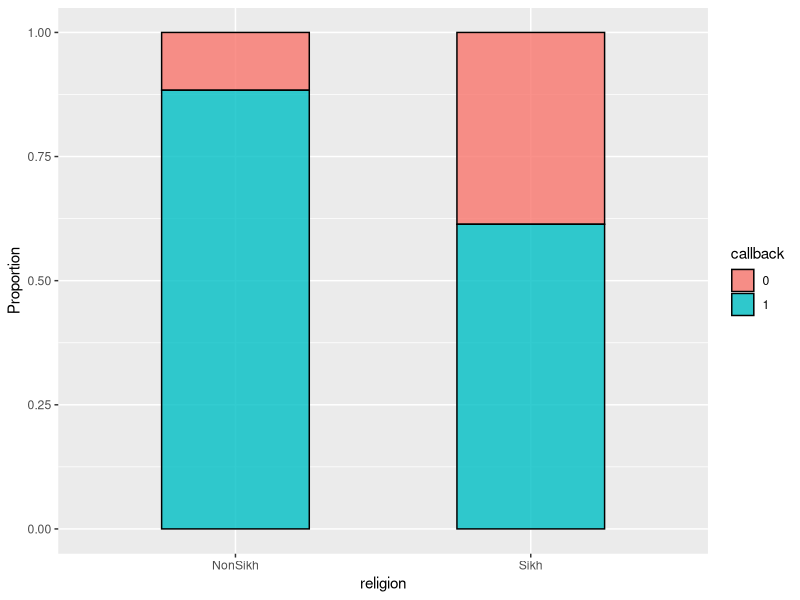

Write R code to recreate this figure. (Note: this script raises an error after producing the figure.)
library(tidyverse)

# ==== Generate simulated data ====
set.seed(1)
n <- 600 ## simulated number of participants
dat <- data.frame(religion = factor(sample(c("Sikh","NonSikh"), n, replace = T)),
                  gender = factor(sample(c("Female","Male"), n, replace = T)),
                  accent = factor(sample(c("Present", "Absent"), n, replace = T)),
                  city = factor(sample(c("Richmond", "Surrey"), n, replace = T)))
dat$callback <- as.factor(sapply(0.3*(as.numeric(dat$religion)-1)+0.2*(as.numeric(dat$accent)-1), 
                                 function(p){sample(c(0,1), 1, replace = T, prob = c(p, 1-p))}))

# ==== Exploratory analysis ====
# proportion of `callback` values within different religions
dat %>% 
  count(religion, callback) %>%
  group_by(religion) %>%
  mutate(freq = n / sum(n)) %>%
  ggplot(aes(religion, freq, fill = callback)) +
  geom_bar(stat = "identity",position = "stack", color="black", width = 0.5, alpha=0.8) +
  ylab("Proportion") +
  ggsave("../Plots/Proportions_callback_religion.png", height = 3, width = 4.5)

# proportion of `callback` values within different genders
dat %>% 
  count(gender, callback) %>%
  group_by(gender) %>%
  mutate(freq = n / sum(n)) %>%
  ggplot(aes(gender, freq, fill = callback)) +
  geom_bar(stat = "identity",position = "stack", color="black", width = 0.5, alpha=0.8) +
  ylab("Proportion") +
  ggsave("../Plots/Proportions_callback_gender.png", height = 3, width = 4.5)

# proportion of `callback` values within different accents
dat %>% 
  count(accent, callback) %>%
  group_by(accent) %>%
  mutate(freq = n / sum(n)) %>%
  ggplot(aes(accent, freq, fill = callback)) +
  geom_bar(stat = "identity",position = "stack", color="black", width = 0.5, alpha=0.8) +
  ylab("Proportion") + 
  ggsave("../Plots/Proportions_callback_accent.png", height = 3, width = 4.5)

# proportion of `callback` values within different citys
dat %>% 
  count(city, callback) %>%
  group_by(city) %>%
  mutate(freq = n / sum(n)) %>%
  ggplot(aes(city, freq, fill = callback)) +
  geom_bar(stat = "identity",position = "stack", color="black", width = 0.5, alpha=0.8) +
  ylab("Proportion") +
  ggsave("../Plots/Proportions_callback_city.png", height = 3, width = 4.5)


# interaction plots between accent and gender
dat %>% # no interaction present
  count(accent, religion, callback) %>%
  group_by(accent, religion)  %>%
  mutate(freq = n / sum(n)) %>%
  filter(callback==1) %>%
  ggplot(aes(religion, freq, group = accent, color = accent, shape = accent)) +
  geom_point(size = 3) +
  geom_line(size = 1) +
  ylab("Proportion of `callback=1`") +
  ggsave("../Plots/Interaction_accent_religion.png", height = 3, width = 4.5)

# ==== Apply logistic regression ====
lr.fit <- glm(callback ~ religion + gender + accent + city, 
              data = dat, family=binomial("logit"))  ## Fit the parameters
summary(lr.fit)  ## Results summary
round(coef(lr.fit), 3)  ## Regression coefficients



# ====  simulate an interactive plot with interaction present ====

####  positive interaction bewteen accent and religion
set.seed(1000)
n <- 600 ## simulated number of participants
dat$callback <- as.factor(sapply(0.1*(as.numeric(dat$religion)-1) +
                                   0.1*(as.numeric(dat$accent)-1) + 
                                   0.4*(as.numeric(dat$religion)-1)*(as.numeric(dat$accent)-1) + 0.05,
                                 function(p){sample(c(0,1), 1, prob = c(p, 1-p))}))

dat %>% 
  count(accent, religion, callback) %>%
  group_by(accent, religion)  %>%
  mutate(freq = n / sum(n)) %>%
  filter(callback==1) %>%
  ggplot(aes(religion, freq, group = accent, color = accent, shape = accent)) +
  geom_point(size = 3) +
  geom_line(size = 1) +
  ylab("Proportion of `callback=1`") +
  ggsave("../Plots/Interaction_accent_religion_positive.png", height = 3, width = 4.5)

# proportion of `callback` values within different religions
dat %>% 
  count(religion, callback) %>%
  group_by(religion) %>%
  mutate(freq = n / sum(n)) %>%
  ggplot(aes(religion, freq, fill = callback)) +
  geom_bar(stat = "identity",position = "stack", color="black", width = 0.5, alpha=0.8) +
  ylab("Proportion") 

# proportion of `callback` values within different accents
dat %>% 
  count(accent, callback) %>%
  group_by(accent) %>%
  mutate(freq = n / sum(n)) %>%
  ggplot(aes(accent, freq, fill = callback)) +
  geom_bar(stat = "identity",position = "stack", color="black", width = 0.5, alpha=0.8) +
  ylab("Proportion") 


lr.fit <- glm(callback ~ religion + gender + accent + city + religion:accent, 
              data = dat, family=binomial("logit"))  ## Fit the parameters
summary(lr.fit)



####  negative interaction bewteen accenta and religion
set.seed(1000)
n <- 600 ## simulated number of participants
dat$callback <- as.factor(sapply(0.1*(as.numeric(dat$religion)-1) +
                                   0.1*(as.numeric(dat$accent)-1) - 
                                   0.4*(as.numeric(dat$religion)-1)*(as.numeric(dat$accent)-1) + 0.45,
                                 function(p){sample(c(0,1), 1, prob = c(p, 1-p))}))

dat %>% 
  count(accent, religion, callback) %>%
  group_by(accent, religion)  %>%
  mutate(freq = n / sum(n)) %>%
  filter(callback==1) %>%
  ggplot(aes(religion, freq, group = accent, color = accent, shape = accent)) +
  geom_point(size = 3) +
  geom_line(size = 1) +
  ylab("Proportion of `callback=1`") +
  ggsave("../Plots/Interaction_accent_religion_negative.png", height = 3, width = 4.5)

lr.fit <- glm(callback ~ religion + gender + accent + city + religion:accent, 
              data = dat, family=binomial("logit"))  ## Fit the parameters
summary(lr.fit)



# ==== sample size calculation ====
sample_size <- function(levels, p1, p2){ 
  alpha <- levels[1]
  power <- levels[2]
  2* (p1*(1-p1)+p2*(1-p2)) / ((p1-p2)^2) * (qnorm(alpha/2)+qnorm(1-power))^2 
}

power <- rep(seq(0.5,0.999,0.001), times = 3)
alpha <- rep(c(0.01,0.05,0.1), each = length(power/3))
N <- apply(data.frame(alpha, power), 1, sample_size, p1 = 0.6, p2 = 0.4)

res <- data.frame(alpha, power, N)
res %>%
  mutate(alpha = as.factor(alpha)) %>%
  ggplot(aes(N, power, color = alpha)) +
  geom_line() +
  xlab("Total Sample Size") +
  ylab("Statistical Power") +
  ggsave("../Plots/power_analysis.png", height = 4, width = 5)

